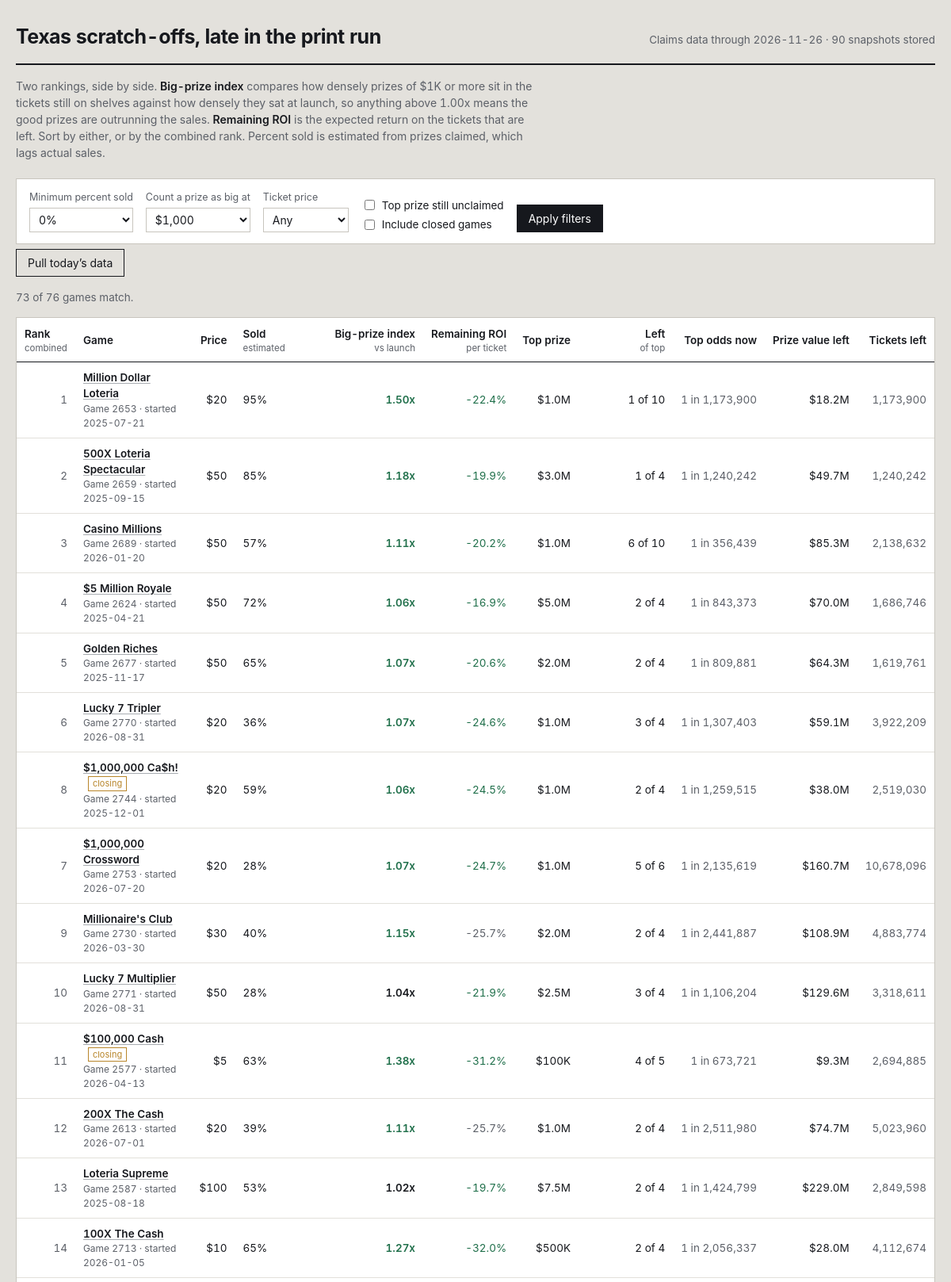
The page / (upper part) on the database its author committed.
### tables this page shows
CREATE TABLE games (
    game_number   INTEGER PRIMARY KEY,
    game_name     TEXT,
    ticket_price  REAL,
    start_date    TEXT,
    close_date    TEXT,
    total_tickets INTEGER,
    overall_odds  REAL,
    details_url   TEXT,
    closing_soon  INTEGER DEFAULT 0,
    active        INTEGER DEFAULT 1,
    first_seen    TEXT,
    last_seen     TEXT
);

### app.py (the view)
@app.route("/")
def index():
    conn = db.connect()
    db.init(conn)
    latest = db.latest_snapshot_date(conn)
    if not latest:
        conn.close()
        return render_template("empty.html", running=_refresh_state["running"])
    big_threshold = float(request.args.get("big", 1000))
    min_sold = float(request.args.get("min_sold", 0)) / 100.0
    price_filter = request.args.get("price", "")
    include_closed = request.args.get("closed") == "1"
    sort_key = request.args.get("sort", "combined")
    only_top = request.args.get("top_left") == "1"
    rows = _snapshot_rows(conn, latest, big_threshold)
    games = db.load_games(conn)
    shown = []
    for r in rows:
        g = games.get(r["game_number"], {})
        if not include_closed and not g.get("active", 1):
            continue
        if r["pct_sold"] < min_sold:
            continue
        if price_filter and float(price_filter) != r["price"]:
            continue
        if only_top and not r["top_left"]:
            continue
        shown.append(r)
    col, desc = SORTS.get(sort_key, SORTS["combined"])
    shown.sort(key=lambda r: (r.get(col) is None, r.get(col) if r.get(col) is not None else 0),
               reverse=desc)
    if not desc:
        shown = [r for r in shown if r.get(col) is not None] + \
                [r for r in shown if r.get(col) is None]
    prices = sorted({r["price"] for r in rows if r["price"]})
    history_dates = db.snapshot_dates(conn)
    conn.close()
    return render_template(
        "index.html",
        rows=shown,
        total=len(rows),
        snapshot_date=latest,
        snapshot_count=len(history_dates),
        big_threshold=int(big_threshold),
        min_sold=int(min_sold * 100),
        price_filter=price_filter,
        include_closed=include_closed,
        only_top=only_top,
        sort_key=sort_key,
        prices=prices,
        running=_refresh_state["running"],
    )

### app.py (called while the page is built)
def _snapshot_rows(conn, snapshot_date, big_threshold):
    games = db.load_games(conn)
    snap = db.load_snapshot(conn, snapshot_date)
    return metrics.rank_all(games, snap, big_threshold)

@app.template_filter("pct")
def fmt_pct(v, digits=1):
    return "—" if v is None else f"{v * 100:.{digits}f}%"

@app.template_filter("money")
def fmt_money(v):
    if v is None:
        return "—"
    if v >= 1_000_000:
        return f"${v / 1_000_000:.1f}M"
    if v >= 1_000:
        return f"${v / 1_000:,.0f}K"
    return f"${v:,.0f}"

@app.template_filter("num")
def fmt_num(v):
    return "—" if v is None else f"{v:,.0f}"

@app.template_filter("factor")
def fmt_factor(v):
    return "—" if v is None else f"{v:.2f}x"

@app.template_filter("odds")
def fmt_odds(v):
    return "—" if v is None else f"1 in {v:,.0f}"

### db.py (called while the page is built)
def connect(path=None):
    conn = sqlite3.connect(path or DB_PATH)
    conn.row_factory = sqlite3.Row
    conn.execute("PRAGMA foreign_keys = ON")
    return conn

def init(conn):
    conn.executescript(SCHEMA)
    conn.commit()

def latest_snapshot_date(conn):
    row = conn.execute("SELECT MAX(snapshot_date) AS d FROM prize_snapshots").fetchone()
    return row["d"] if row else None

def snapshot_dates(conn, game_number=None):
    if game_number is None:
        q = "SELECT DISTINCT snapshot_date FROM prize_snapshots ORDER BY snapshot_date"
        return [r[0] for r in conn.execute(q)]
    q = "SELECT DISTINCT snapshot_date FROM prize_snapshots WHERE game_number = ? ORDER BY snapshot_date"
    return [r[0] for r in conn.execute(q, (game_number,))]

def load_snapshot(conn, snapshot_date):
    out = {}
    q = """SELECT game_number, prize_level, total_prizes, prizes_claimed
           FROM prize_snapshots WHERE snapshot_date = ?"""
    for r in conn.execute(q, (snapshot_date,)):
        g = out.setdefault(r["game_number"], {"total": None, "levels": {}})
        if r["prize_level"] < 0:
            g["total"] = (r["total_prizes"], r["prizes_claimed"])
        else:
            g["levels"][r["prize_level"]] = (r["total_prizes"], r["prizes_claimed"])
    return out

def load_games(conn):
    return {r["game_number"]: dict(r) for r in conn.execute("SELECT * FROM games")}

### metrics.py (called while the page is built)
def _safe_div(a, b):
    return a / b if b else None

### templates/index.html (shortened to what this page needs)
{% extends "base.html" %}
{% macro sortlink(key, label, hint='') %}
  {% set q = request.args.to_dict() %}
  {% set _ = q.update({'sort': key}) %}
  <a href="{{ url_for('index', **q) }}">{{ label }}</a>
  {% if hint %}<span class="hint">{{ hint }}</span>{% endif %}
{% endmacro %}
{% block body %}
<header class="masthead">
  <h1>Texas scratch-offs, late in the print run</h1>
  <div class="meta">
    Claims data through {{ snapshot_date }} · {{ snapshot_count }} snapshot{{ '' if snapshot_count == 1 else 's' }} stored
  </div>
</header>
<p class="primer">
  Two rankings, side by side. <strong>Big-prize index</strong> compares how densely prizes of
  {{ big_threshold | money }} or more sit in the tickets still on shelves against how densely they
  sat at launch, so anything above 1.00x means the good prizes are outrunning the sales.
  <strong>Remaining ROI</strong> is the expected return on the tickets that are left. Sort by either,
  or by the combined rank. Percent sold is estimated from prizes claimed, which lags actual sales.
</p>
<form class="controls" method="get" action="{{ url_for('index') }}">
  <div class="field">
    <label for="min_sold">Minimum percent sold</label>
    <select id="min_sold" name="min_sold">
      {% for v in [0, 25, 50, 60, 70, 80, 90] %}
        <option value="{{ v }}" {{ 'selected' if min_sold == v }}>{{ v }}%</option>
      {% endfor %}
    </select>
  </div>
  <div class="field">
    <label for="big">Count a prize as big at</label>
    <select id="big" name="big">
      {% for v in [100, 500, 1000, 5000, 10000, 50000, 100000] %}
        <option value="{{ v }}" {{ 'selected' if big_threshold == v }}>${{ '{:,}'.format(v) }}</option>
      {% endfor %}
    </select>
  </div>
  <div class="field">
    <label for="price">Ticket price</label>
    <select id="price" name="price">
      <option value="">Any</option>
    </select>
  </div>
  <div class="checks">
    <label><input type="checkbox" name="top_left" value="1" {{ 'checked' if only_top }}> Top prize still unclaimed</label>
    <label><input type="checkbox" name="closed" value="1" {{ 'checked' if include_closed }}> Include closed games</label>
  </div>
  <button type="submit">Apply filters</button>
</form>
<form method="post" action="{{ url_for('do_refresh') }}" style="margin-bottom:16px">
  <button class="ghost" type="submit" {{ 'disabled' if running }}>
    {{ 'Pulling new data…' if running else 'Pull today’s data' }}
  </button>
</form>
<p class="count">{{ rows | length }} of {{ total }} games match.</p>
<div class="scroll">
<table>
  <thead>
    <tr>
      <th class="left">{{ sortlink('combined', 'Rank', 'combined') }}</th>
      <th class="left">Game</th>
      <th>{{ sortlink('price', 'Price') }}</th>
      <th class="left">{{ sortlink('sold', 'Sold', 'estimated') }}</th>
      <th>{{ sortlink('big', 'Big-prize index', 'vs launch') }}</th>
      <th>{{ sortlink('ev', 'Remaining ROI', 'per ticket') }}</th>
      <th>{{ sortlink('top_prize', 'Top prize') }}</th>
      <th>{{ sortlink('top_left', 'Left', 'of top') }}</th>
      <th>Top odds now</th>
      <th>{{ sortlink('value_left', 'Prize value left') }}</th>
      <th>Tickets left</th>
    </tr>
  </thead>
  <tbody>
  {% for r in rows %}
    <tr>
      <td class="rank">{{ r.rank_overall or '—' }}</td>
      <td class="left">
        <a class="name" href="{{ url_for('game_detail', game_number=r.game_number, big=big_threshold) }}">{{ r.game_name }}</a>
        {% if r.closing_soon %}<span class="tag">closing</span>{% endif %}
        <span class="sub">Game {{ r.game_number }}{% if r.start_date %} · started {{ r.start_date }}{% endif %}</span>
      </td>
      <td>${{ r.price | int }}</td>
      <td class="left sold {{ 'deep' if r.pct_sold >= 0.75 }}">
        {{ r.pct_sold | pct(0) }}
      </td>
      <td class="strong {{ 'pos' if r.big_index and r.big_index > 1.05 else ('neg' if r.big_index and r.big_index < 0.95 else '') }}">
        {{ r.big_index | factor }}
      </td>
      <td class="{{ 'pos' if r.roi_now and r.roi_now > (r.roi_start or -1) else 'dim' }}">
        {{ r.roi_now | pct }}
      </td>
      <td>{{ r.top_prize | money }}</td>
      <td>{{ r.top_left }} of {{ r.top_printed }}</td>
      <td class="dim">{{ r.top_odds_now | odds }}</td>
      <td>{{ r.value_left | money }}</td>
      <td class="dim">{{ r.tickets_left | num }}</td>
    </tr>
  {% else %}
    <tr><td colspan="11" class="left dim" style="padding:22px">No games match these filters. Loosen the minimum percent sold or clear the price filter.</td></tr>
  {% endfor %}
  </tbody>
</table>
</div>
{% endblock %}

### templates/base.html (shortened to what this page needs)
<!doctype html>
<html lang="en">
<head>
<link rel="stylesheet" href="{{ url_for('static', filename='style.css') }}">
</head>
<body>
<div class="wrap">
{% block body %}{% endblock %}
</div>
</body>
</html>

### static/style.css (style rules this page uses)
:root { --paper: #e3e1dc; --card: #ffffff; --ink: #16181d; --ink-soft: #5c6068; --rule: #c8c5be; --rule-soft: #e2e0da; --latex: #a9adb2; --good: #1f6f4a; --bad: #9b2c2c; --foil: #b8862b; --focus: #2d5bb9; }
* { box-sizing: border-box; }
html { -webkit-text-size-adjust: 100%; }
body { margin: 0; background: var(--paper); color: var(--ink); font-family: "Inter", "Segoe UI", -apple-system, BlinkMacSystemFont, Roboto, Helvetica, Arial, sans-serif; font-size: 15px; line-height: 1.5; font-variant-numeric: tabular-nums; }
a { color: var(--ink); text-decoration-color: var(--latex); text-underline-offset: 2px; }
.wrap { max-width: 1400px; margin: 0 auto; padding: 28px 20px 64px; }
.masthead { display: flex; flex-wrap: wrap; align-items: baseline; gap: 8px 20px; padding-bottom: 14px; border-bottom: 2px solid var(--ink); }
.masthead h1 { margin: 0; font-size: 25px; font-weight: 650; letter-spacing: -0.02em; }
.masthead .meta { color: var(--ink-soft); font-size: 13.5px; margin-left: auto; }
.primer { margin: 16px 0 22px; max-width: 74ch; color: var(--ink-soft); font-size: 14px; }
.primer strong { color: var(--ink); font-weight: 600; }
.controls { display: flex; flex-wrap: wrap; align-items: flex-end; gap: 16px; padding: 14px 16px; background: var(--card); border: 1px solid var(--rule); margin-bottom: 6px; }
.field { display: flex; flex-direction: column; gap: 4px; }
.field label { font-size: 12.5px; color: var(--ink-soft); }
.field select, .field input[type="number"] { font: inherit; font-size: 14px; padding: 5px 7px; border: 1px solid var(--rule); background: #fff; color: var(--ink); min-width: 108px; }
.checks { display: flex; flex-direction: column; gap: 4px; font-size: 13.5px; }
.checks label { display: flex; align-items: center; gap: 6px; }
button, .btn { font: inherit; font-size: 14px; padding: 6px 14px; border: 1px solid var(--ink); background: var(--ink); color: #fff; cursor: pointer; }
button.ghost { background: transparent; color: var(--ink); }
.count { font-size: 13.5px; color: var(--ink-soft); margin: 0 0 14px; }
.scroll { overflow-x: auto; background: var(--card); border: 1px solid var(--rule); }
table { border-collapse: collapse; width: 100%; font-size: 13.5px; }
thead th { position: sticky; top: 0; background: var(--card); text-align: right; font-weight: 600; padding: 10px 10px 8px; border-bottom: 1.5px solid var(--ink); white-space: nowrap; z-index: 2; }
thead th:first-child, thead th.left { text-align: left; }
thead th a { text-decoration: none; }
thead th .hint { display: block; font-weight: 400; font-size: 11.5px; color: var(--ink-soft); }
tbody td { padding: 9px 10px; border-bottom: 1px solid var(--rule-soft); text-align: right; white-space: nowrap; }
tbody td.left { text-align: left; white-space: normal; }
.rank { color: var(--ink-soft); width: 42px; }
.name { font-weight: 560; }
.sub { display: block; font-size: 12px; color: var(--ink-soft); font-weight: 400; }
.tag { display: inline-block; font-size: 11px; padding: 0 5px; border: 1px solid var(--foil); color: var(--foil); margin-left: 6px; vertical-align: 1px; }
.sold { min-width: 116px; }
.pos { color: var(--good); }
.dim { color: var(--ink-soft); }
.strong { font-weight: 620; }

### rows shown on the page
games: active "1", game_name "Million Dollar Loteria", game_number "2653", start_date "2025-07-21", price "20", pct_sold|pct "95%", big_index|factor "1.50x", roi_now|pct "-22.4%", top_prize "$1.0M", top_left "1", top_printed "10", top_odds_now|odds "1 in 1,173,900", value_left "$18.2M", tickets_left|num "1,173,900"
games: rank_overall "2", game_name "500X Loteria Spectacular", game_number "2659", start_date "2025-09-15", price "50", pct_sold|pct "85%", big_index|factor "1.18x", roi_now|pct "-19.9%", top_prize "$3.0M", top_left "1", top_printed "4", top_odds_now|odds "1 in 1,240,242", value_left "$49.7M", tickets_left|num "1,240,242"
games: rank_overall "3", game_name "Casino Millions", game_number "2689", start_date "2026-01-20", price "50", pct_sold|pct "57%", big_index|factor "1.11x", roi_now|pct "-20.2%", top_prize "$1.0M", top_left "6", top_printed "10", top_odds_now|odds "1 in 356,439", value_left "$85.3M", tickets_left|num "2,138,632"
games: rank_overall "4", game_name "$5 Million Royale", game_number "2624", start_date "2025-04-21", price "50", pct_sold|pct "72%", big_index|factor "1.06x", roi_now|pct "-16.9%", top_prize "$5.0M", top_left "2", top_printed "4", top_odds_now|odds "1 in 843,373", value_left "$70.0M", tickets_left|num "1,686,746"
games: rank_overall "5", game_name "Golden Riches", game_number "2677", start_date "2025-11-17", price "50", pct_sold|pct "65%", big_index|factor "1.07x", roi_now|pct "-20.6%", top_prize "$2.0M", top_left "2", top_printed "4", top_odds_now|odds "1 in 809,881", value_left "$64.3M", tickets_left|num "1,619,761"
games: rank_overall "6", game_name "Lucky 7 Tripler", game_number "2770", start_date "2026-08-31", price "20", pct_sold|pct "36%", big_index|factor "1.07x", roi_now|pct "-24.6%", top_prize "$1.0M", top_left "3", top_printed "4", top_odds_now|odds "1 in 1,307,403", value_left "$59.1M", tickets_left|num "3,922,209"
games: rank_overall "8", game_name "$1,000,000 Ca$h!", closing_soon "closing", game_number "2744", start_date "2025-12-01", price "20", pct_sold|pct "59%", big_index|factor "1.06x", roi_now|pct "-24.5%", top_prize "$1.0M", top_left "2", top_printed "4", top_odds_now|odds "1 in 1,259,515", value_left "$38.0M", tickets_left|num "2,519,030"
games: rank_overall "7", game_name "$1,000,000 Crossword", game_number "2753", start_date "2026-07-20", price "20", pct_sold|pct "28%", big_index|factor "1.07x", roi_now|pct "-24.7%", top_prize "$1.0M", top_left "5", top_printed "6", top_odds_now|odds "1 in 2,135,619", value_left "$160.7M", tickets_left|num "10,678,096"
games: rank_overall "9", game_name "Millionaire's Club", game_number "2730", start_date "2026-03-30", price "30", pct_sold|pct "40%", big_index|factor "1.15x", roi_now|pct "-25.7%", top_prize "$2.0M", top_left "2", top_printed "4", top_odds_now|odds "1 in 2,441,887", value_left "$108.9M", tickets_left|num "4,883,774"
games: rank_overall "10", game_name "Lucky 7 Multiplier", game_number "2771", start_date "2026-08-31", price "50", pct_sold|pct "28%", big_index|factor "1.04x", roi_now|pct "-21.9%", top_prize "$2.5M", top_left "3", top_printed "4", top_odds_now|odds "1 in 1,106,204", value_left "$129.6M", tickets_left|num "3,318,611"
games: rank_overall "11", game_name "$100,000 Cash", closing_soon "closing", game_number "2577", start_date "2026-04-13", price "5", pct_sold|pct "63%", big_index|factor "1.38x", roi_now|pct "-31.2%", top_prize "$100K", top_left "4", top_printed "5", top_odds_now|odds "1 in 673,721", value_left "$9.3M", tickets_left|num "2,694,885"
games: rank_overall "12", game_name "200X The Cash", game_number "2613", start_date "2026-07-01", price "20", pct_sold|pct "39%", big_index|factor "1.11x", roi_now|pct "-25.7%", top_prize "$1.0M", top_left "2", top_printed "4", top_odds_now|odds "1 in 2,511,980", value_left "$74.7M", tickets_left|num "5,023,960"
games: rank_overall "13", game_name "Loteria Supreme", game_number "2587", start_date "2025-08-18", price "100", pct_sold|pct "53%", big_index|factor "1.02x", roi_now|pct "-19.7%", top_prize "$7.5M", top_left "2", top_printed "4", top_odds_now|odds "1 in 1,424,799", value_left "$229.0M", tickets_left|num "2,849,598"
games: rank_overall "14", game_name "100X The Cash", game_number "2713", start_date "2026-01-05", price "10", pct_sold|pct "65%", big_index|factor "1.27x", roi_now|pct "-32.0%", top_prize "$500K", top_left "2", top_printed "4", top_odds_now|odds "1 in 2,056,337", value_left "$28.0M", tickets_left|num "4,112,674"

### other values the page prints
{{ snapshot_date }} "2026-11-26"
{{ snapshot_count }} "90"
{{ '' if snapshot_count == 1 else 's' }} "s"
{{ big_threshold | money }} "$1K"
{{ 'Pulling new data…' if running else 'Pull today’s data' }} "Pull today’s data"
{{ rows | length }} "73"
{{ total }} "76"
{{ label }} "Rank Price Sold Big-prize index Remaining ROI Top prize Left Prize value left"
{{ hint }} "combined estimated vs launch per ticket of top"
form field min_sold "0%"
